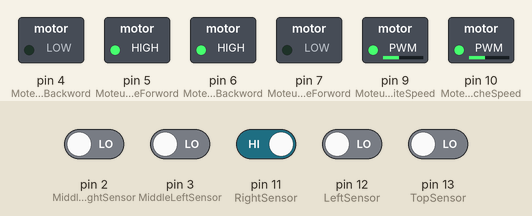
Bench run of a sketch on a simulated Arduino Uno, built with avr-gcc and run on an emulated ATmega328P. Shown: switched loads named in the sketch (green lamp = pin HIGH). The test bench sets the inputs (shaded band); at power-on: pin 11 (RightSensor) HIGH, pin 2 (MiddleRightSensor), pin 3 (MiddleLeftSensor), pin 12 (LeftSensor), pin 13 (TopSensor) LOW.

Above: at 4.8 s.
4.9 s: pin 3 (MiddleLeftSensor) driven HIGH
At 5.9 s:
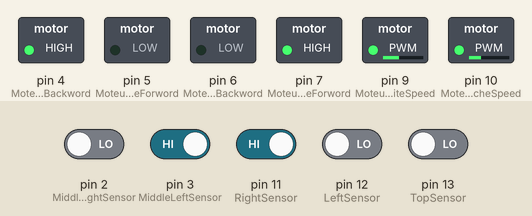
6.4 s: pin 3 (MiddleLeftSensor) driven LOW
At 7.1 s:
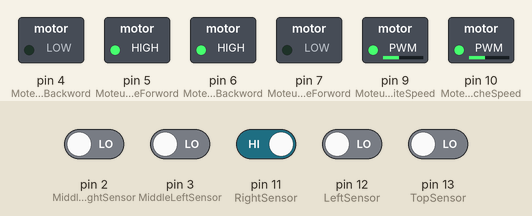
7.9 s: pin 11 (RightSensor) driven LOW
At 8.2 s:
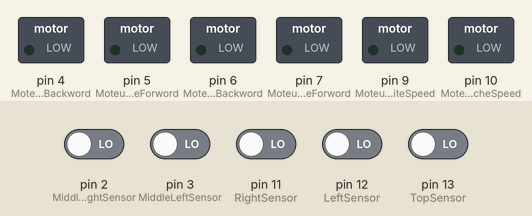
9.4 s: pin 2 (MiddleRightSensor) driven HIGH
At 10.6 s:
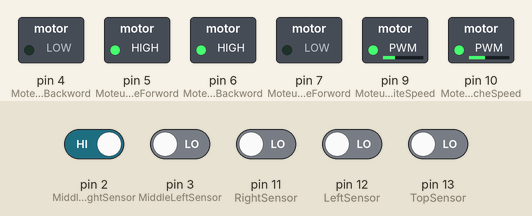
10.9 s: pin 12 (LeftSensor) driven HIGH
At 11.7 s:
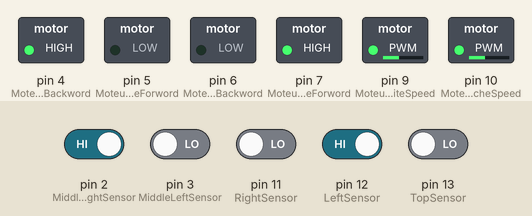
12.4 s: pin 12 (LeftSensor) driven LOW
At 12.9 s:
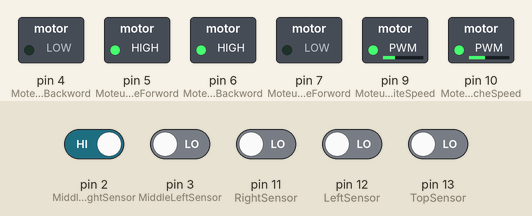
Timing chart, 0 to 14.9 s (numbered marks = the images above; inputs shaded):
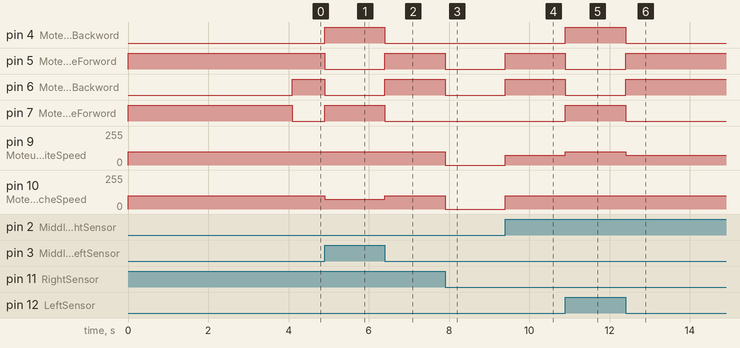

Measured:
- after the input at 4.9 s, pin 4 (MoteurGaucheBackword), pin 7 (MoteurDroiteForword): LOW → HIGH at once; pin 5 (MoteurGaucheForword), pin 6 (MoteurDroiteBackword): HIGH → LOW at once; pin 10 (MoteurGaucheSpeed): 100/255 → 75/255 at once
- after the input at 6.4 s, pin 4 (MoteurGaucheBackword), pin 7 (MoteurDroiteForword): HIGH → LOW at once; pin 5 (MoteurGaucheForword), pin 6 (MoteurDroiteBackword): LOW → HIGH at once; pin 10 (MoteurGaucheSpeed): 75/255 → 100/255 at once
- after the input at 7.9 s, pin 5 (MoteurGaucheForword), pin 6 (MoteurDroiteBackword): HIGH → LOW at once; pin 9 (MoteurDroiteSpeed), pin 10 (MoteurGaucheSpeed): 100/255 → 0/255 at once
- after the input at 9.4 s, pin 5 (MoteurGaucheForword), pin 6 (MoteurDroiteBackword): LOW → HIGH at once; pin 9 (MoteurDroiteSpeed): 0/255 → 75/255 at once; pin 10 (MoteurGaucheSpeed): 0/255 → 100/255 at once
- after the input at 10.9 s, pin 4 (MoteurGaucheBackword), pin 7 (MoteurDroiteForword): LOW → HIGH at once; pin 5 (MoteurGaucheForword), pin 6 (MoteurDroiteBackword): HIGH → LOW at once; pin 9 (MoteurDroiteSpeed): 75/255 → 100/255 at once
- after the input at 12.4 s, pin 4 (MoteurGaucheBackword), pin 7 (MoteurDroiteForword): HIGH → LOW at once; pin 5 (MoteurGaucheForword), pin 6 (MoteurDroiteBackword): LOW → HIGH at once; pin 9 (MoteurDroiteSpeed): 100/255 → 75/255 at once

The sketch:

main.ino
```cpp
// Black Line Follower
const int TopSensor = 13; //Right sensor
const int LeftSensor = 12; //left Sensor
const int RightSensor = 11; //Right Sensor
const int MiddleRightSensor = 2; //Middle Right Sensor
const int MiddleLeftSensor = 3; //Middle Left Sensor
//Moteur Droite
const int MoteurDroiteForword = 7;
const int MoteurDroiteBackword = 6;
const int MoteurDroiteSpeed = 9;
//Moteur Gauche
const int MoteurGaucheForword = 5;
const int MoteurGaucheBackword = 4;
const int MoteurGaucheSpeed = 10;
//VARIABLES

typedef enum
{
  ROBOT_Etat0,
  ROBOT_ModeSuiveur,
  ROBOT_RouteSemiReduite,
  ROBOT_RouteAutonome,
  ROBOT_LadderMode,
  ROBOT_Cercles,
} Robot_States;
Robot_States ROBOT_CurrentState_en = ROBOT_Etat0;

void setup() {
  // put your setup code here, to run once:
  TCCR0B = TCCR0B & B11111000 | B00000010;
  //Sensors
  pinMode(TopSensor, INPUT);
  pinMode(LeftSensor, INPUT);
  pinMode(RightSensor, INPUT);
  pinMode(MiddleRightSensor, INPUT);
  pinMode(MiddleLeftSensor, INPUT);
  //Motors
  pinMode(MoteurDroiteForword, OUTPUT);
  pinMode(MoteurDroiteBackword, OUTPUT);
  pinMode(MoteurDroiteSpeed, OUTPUT);
  pinMode(MoteurGaucheForword, OUTPUT);
  pinMode(MoteurGaucheBackword, OUTPUT);
  pinMode(MoteurGaucheSpeed, OUTPUT);
}

void loop() {
  switch(ROBOT_CurrentState_en)
  {
case ROBOT_Etat0:
    { int start = millis();
      GoForward();
      if (millis() - start > 1000)
        ROBOT_CurrentState_en = ROBOT_ModeSuiveur ;
    } break;

case ROBOT_ModeSuiveur:
    {
      LineFollower();
      if (VerifTurnLeft())
      {
        TurnLeft();
        delay(500);
        ROBOT_CurrentState_en = ROBOT_ModeSuiveur;
      }

    } break;

Default:
    {
    }
  }
}
  // sensor function
  bool VerifTurnLeft() {
    return digitalRead(TopSensor) == LOW && digitalRead(MiddleRightSensor) == HIGH && digitalRead(LeftSensor) == HIGH && digitalRead(MiddleLeftSensor) == HIGH;
  }
  //FONCTIONS MOTEURS

  void GoForward()
  {
    //Controlling speed (0 = off and 255 = max speed):
    analogWrite(MoteurDroiteSpeed, 100); //ENA pin
    analogWrite(MoteurGaucheSpeed, 100); //ENB pin
    //Controlling spin direction of motors:
    digitalWrite(MoteurDroiteForword, HIGH);
    digitalWrite(MoteurDroiteBackword, LOW);
    digitalWrite(MoteurGaucheForword, HIGH);
    digitalWrite(MoteurGaucheBackword, LOW);
  }
  void SlightlyTurnLeft()
  {
    //Controlling speed (0 = off and 255 = max speed):
    analogWrite(MoteurDroiteSpeed, 100); //ENA pin
    analogWrite(MoteurGaucheSpeed, 75); //ENB pin
    //Controlling spin direction of motors:
    digitalWrite(MoteurDroiteForword, HIGH);
    digitalWrite(MoteurDroiteBackword, LOW);
    digitalWrite(MoteurGaucheForword, LOW);
    digitalWrite(MoteurGaucheBackword, HIGH);
  }
  void TurnLeft() {
    //Controlling speed (0 = off and 255 = max speed):
    analogWrite(MoteurDroiteSpeed, 100); //ENA pin
    analogWrite(MoteurGaucheSpeed, 100); //ENB pin
    //Controlling spin direction of motors:
    digitalWrite(MoteurDroiteForword, HIGH);
    digitalWrite(MoteurDroiteBackword, LOW);
    digitalWrite(MoteurGaucheForword, LOW);
    digitalWrite(MoteurGaucheBackword, HIGH);
  }
  void SlightlyTurnRight()
  {
    //Controlling speed (0 = off and 255 = max speed):
    analogWrite(MoteurDroiteSpeed, 75); //ENA pin
    analogWrite(MoteurGaucheSpeed, 100); //ENB pin
    //Controlling spin direction of motors:
    digitalWrite(MoteurDroiteForword, LOW);
    digitalWrite(MoteurDroiteBackword, HIGH);
    digitalWrite(MoteurGaucheForword, HIGH);
    digitalWrite(MoteurGaucheBackword, LOW);
  }
  void TurnRight()
  {
    //Controlling speed (0 = off and 255 = max speed):
    analogWrite(MoteurDroiteSpeed, 100); //ENA pin
    analogWrite(MoteurGaucheSpeed, 100); //ENB pin
    //Controlling spin direction of motors:
    digitalWrite(MoteurDroiteForword, LOW);
    digitalWrite(MoteurDroiteBackword, HIGH);
    digitalWrite(MoteurGaucheForword, HIGH);
    digitalWrite(MoteurGaucheBackword, LOW);
  }
  void GoBackward()
  {
    //Controlling speed (0 = off and 255 = max speed):
    analogWrite(MoteurDroiteSpeed, 80); //ENA pin
    analogWrite(MoteurGaucheSpeed, 80); //ENB pin
    //Controlling spin direction of motors:
    digitalWrite(MoteurDroiteForword, LOW);
    digitalWrite(MoteurDroiteBackword, HIGH);
    digitalWrite(MoteurGaucheForword, LOW);
    digitalWrite(MoteurGaucheBackword, HIGH);
  }
  void STOP()
  {
    //Controlling speed (0 = off and 255 = max speed):
    analogWrite(MoteurDroiteSpeed, 0); //ENA pin
    analogWrite(MoteurGaucheSpeed, 0); //ENB pin
    //Controlling spin direction of motors:
    digitalWrite(MoteurDroiteForword, LOW);
    digitalWrite(MoteurDroiteBackword, LOW);
    digitalWrite(MoteurGaucheForword, LOW);
    digitalWrite(MoteurGaucheBackword, LOW);
  }
  void LineFollower()
  { if (digitalRead(TopSensor) == HIGH && digitalRead(MiddleRightSensor) == HIGH &&
        digitalRead(MiddleLeftSensor) == HIGH )
    {
      GoForward();
    }
    else if (digitalRead(LeftSensor) == HIGH && digitalRead(RightSensor) == LOW) {
      TurnLeft();
    }
    else if (digitalRead(MiddleRightSensor) == LOW && digitalRead(MiddleLeftSensor) == HIGH )
    {
      SlightlyTurnLeft();
    }
    else if (digitalRead(MiddleRightSensor) == HIGH && digitalRead(MiddleLeftSensor) == LOW )
    {
      SlightlyTurnRight();
    }
    else if (digitalRead(LeftSensor) == LOW && digitalRead(RightSensor) == HIGH) {
      TurnRight();
    }
    else if (digitalRead(MiddleRightSensor) == LOW && digitalRead(MiddleLeftSensor) == LOW )
    {
      STOP();
    }
  }
```
